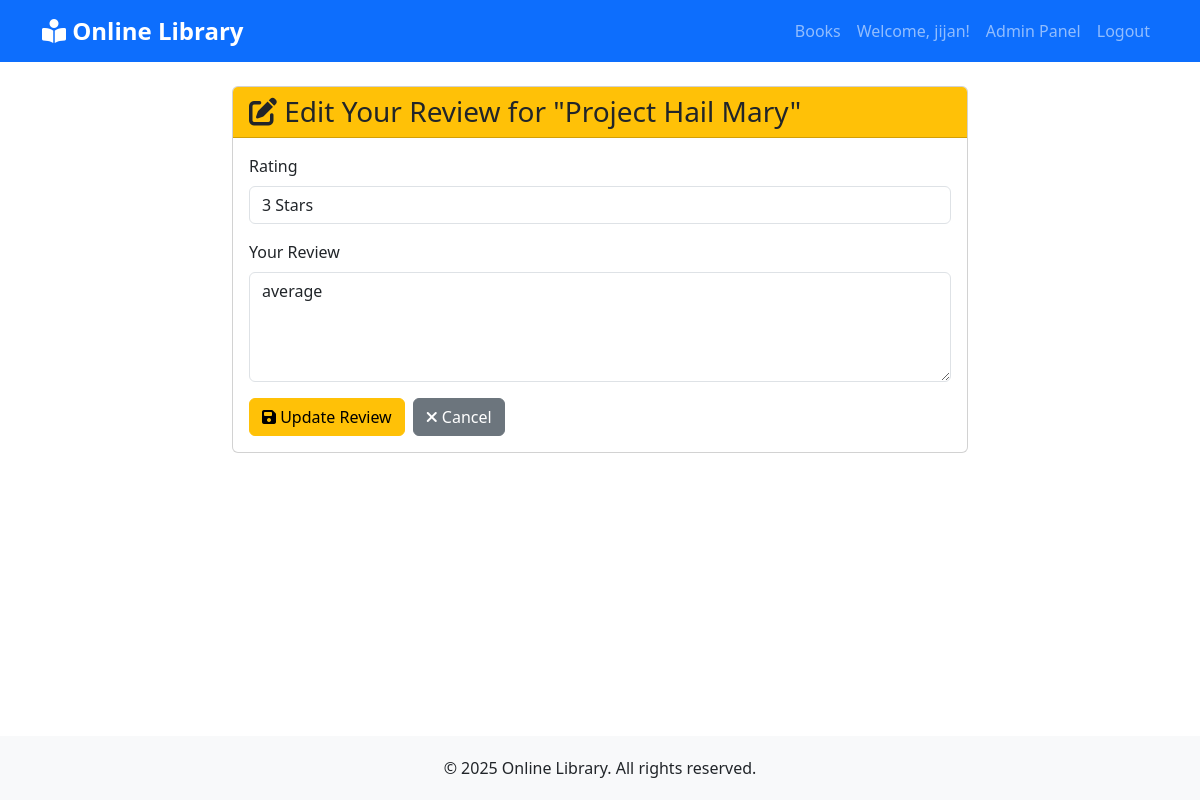
The app's page /review/1/edit/ (signed in) with its own data.
### library/models.py (models this page shows, shortened)
class Book(models.Model):
    title = models.CharField(max_length=200)
    author = models.CharField(max_length=200)
    category = models.ForeignKey(Category, on_delete=models.CASCADE, related_name='books')
    description = models.TextField()
    cover_image = models.ImageField(upload_to='book_covers/', blank=True, null=True)
    created_at = models.DateTimeField(auto_now_add=True)
    updated_at = models.DateTimeField(auto_now=True)
    class Meta:
        ordering = ['-created_at']

class Review(models.Model):
    book = models.ForeignKey(Book, on_delete=models.CASCADE, related_name='reviews')
    user = models.ForeignKey(User, on_delete=models.CASCADE)
    rating = models.IntegerField(
        validators=[MinValueValidator(1), MaxValueValidator(5)],
        help_text="Rating from 1 to 5"
    )
    comment = models.TextField()
    created_at = models.DateTimeField(auto_now_add=True)
    updated_at = models.DateTimeField(auto_now=True)
    class Meta:
        ordering = ['-created_at']
        unique_together = ['book', 'user']  # One review per user per book

### library/views.py (the view)
# urls.py: path('review/<int:pk>/edit/', views.edit_review, name='edit_review'),
@login_required
def edit_review(request, pk):
    review = get_object_or_404(Review, pk=pk, user=request.user)
    if request.method == 'POST':
        form = ReviewForm(request.POST, instance=review)
        if form.is_valid():
            form.save()
            messages.success(request, 'Your review has been updated successfully!')
            return redirect('book_detail', pk=review.book.pk)
    else:
        form = ReviewForm(instance=review)
    context = {
        'form': form,
        'book': review.book,
        'review': review,
    }
    return render(request, 'books/edit_review.html', context)

### library/forms.py
class ReviewForm(forms.ModelForm):
    class Meta:
        model = Review
        fields = ['rating', 'comment']
        widgets = {
            'rating': forms.Select(choices=[(i, f'{i} Star{"s" if i > 1 else ""}') for i in range(1, 6)],
                                   attrs={'class': 'form-control'}),
            'comment': forms.Textarea(attrs={'class': 'form-control', 'rows': 4,
                                             'placeholder': 'Write your review here...'}),
        }

### library/templates/books/edit_review.html (shortened to what this page needs)
{% extends 'books/base.html' %}
{% block content %}
<div class="row justify-content-center">
    <div class="col-md-8">
        <div class="card">
            <div class="card-header bg-warning text-dark">
                <h3 class="mb-0">
                    <i class="fas fa-edit"></i> Edit Your Review for "{{ book.title }}"
                </h3>
            </div>
            <div class="card-body">
                <form method="post">
                    <div class="mb-3">
                        <label for="{{ form.rating.id_for_label }}" class="form-label">Rating</label>
                        {{ form.rating }}
                    </div>
                    <div class="mb-3">
                        <label for="{{ form.comment.id_for_label }}" class="form-label">Your Review</label>
                        {{ form.comment }}
                    </div>
                    <div class="d-flex gap-2">
                        <button type="submit" class="btn btn-warning">
                            <i class="fas fa-save"></i> Update Review
                        </button>
                        <a href="{% url 'book_detail' book.pk %}" class="btn btn-secondary">
                            <i class="fas fa-times"></i> Cancel
                        </a>
                    </div>
                </form>
            </div>
        </div>
    </div>
</div>
{% endblock %}

### library/templates/books/base.html (shortened to what this page needs)
<!DOCTYPE html>
<html lang="en">
<head>
    <link href="https://cdn.jsdelivr.net/npm/bootstrap@5.3.0/dist/css/bootstrap.min.css" rel="stylesheet">
    <link rel="stylesheet" href="https://cdnjs.cloudflare.com/ajax/libs/font-awesome/6.4.0/css/all.min.css">
</head>
<body>
    <nav class="navbar navbar-expand-lg navbar-dark bg-primary">
        <div class="container">
            <a class="navbar-brand" href="{% url 'book_list' %}">
                <i class="fas fa-book-reader"></i> Online Library
            </a>
            <div class="collapse navbar-collapse" id="navbarNav">
                <ul class="navbar-nav ms-auto">
                    <li class="nav-item">
                        <a class="nav-link" href="{% url 'book_list' %}">Books</a>
                    </li>
                    {% if user.is_authenticated %}
                        <li class="nav-item">
                            <span class="nav-link">Welcome, {{ user.username }}!</span>
                        </li>
                        {% if user.is_staff %}
                        <li class="nav-item">
                            <a class="nav-link" href="{% url 'admin:index' %}">Admin Panel</a>
                        </li>
                        {% endif %}
                        <li class="nav-item">
                            <form method="post" action="{% url 'logout' %}" style="display: inline; margin: 0;">
                                <button type="submit" class="nav-link logout-btn" style="border: none; background: none; cursor: pointer;">Logout</button>
                            </form>
                        </li>
                    {% endif %}
                </ul>
            </div>
        </div>
    </nav>
    <div class="content">
        <div class="container mt-4">
            {% block content %}
            {% endblock %}
        </div>
    </div>
    <footer class="text-center">
        <div class="container">
            <p class="mb-0">&copy; 2025 Online Library. All rights reserved.</p>
        </div>
    </footer>
</body>
</html>

### library/templates/books/base.html (style rules this page uses)
body { min-height: 100vh; display: flex; flex-direction: column; }
.content { flex: 1; }
.navbar-brand { font-weight: bold; font-size: 1.5rem; }
footer { background-color: #f8f9fa; padding: 20px 0; margin-top: 50px; }
.logout-btn { color: rgba(255, 255, 255, 0.55); padding: 0.5rem 1rem; text-decoration: none; }

### records on screen
Book: title "Project Hail Mary"
Review: rating "3 Stars", comment "average"

### other values on screen
{{ user.username }} "jijan"
